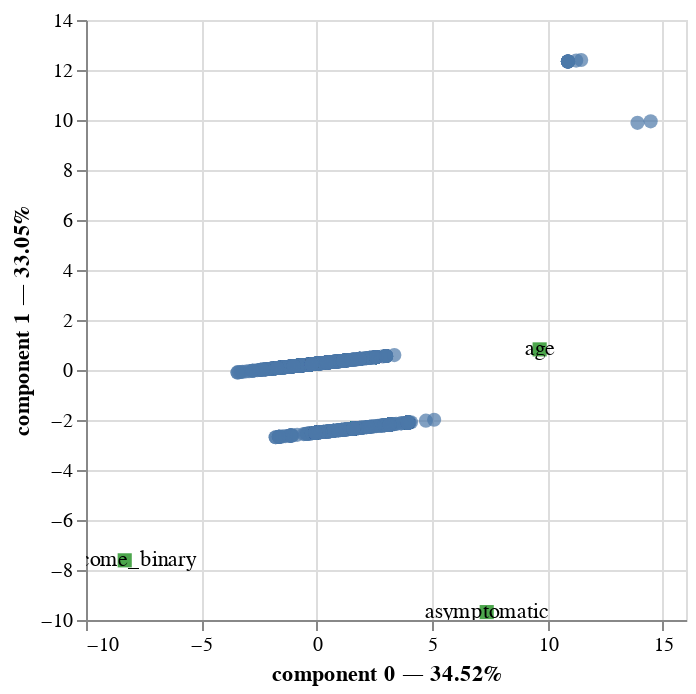

The code cell stored with this chart in its notebook:
### Code cell
pca.plot(
    PCA_dataset,
    x_component=0,
    y_component=1,
    show_column_labels=True
)

### Figure 1 — Vega-Lite specification as saved in the notebook (floating-point values rounded to 4 significant figures; data arrays with more than 128 entries replaced by an {"elided": "..."} marker saying what was removed)
{"config": {"view": {"continuousWidth": 300, "continuousHeight": 300}}, "layer": [{"data": {"name": "data-dfc5e9364dfb24e2d1353d3f7d3d0bc3"}, "mark": {"type": "circle", "size": 50}, "encoding": {"tooltip": [{"field": "index", "type": "quantitative"}, {"field": "component 0", "type": "quantitative"}, {"field": "component 1", "type": "quantitative"}], "x": {"axis": {"title": "component 0 — 34.52%"}, "field": "component 0", "scale": {"zero": false}, "type": "quantitative"}, "y": {"axis": {"title": "component 1 — 33.05%"}, "field": "component 1", "scale": {"zero": false}, "type": "quantitative"}}, "name": "view_1"}, {"data": {"name": "data-7fcef7c07c7ee94094fefca5f8021e42"}, "mark": {"type": "square", "color": "green", "size": 50}, "encoding": {"tooltip": [{"field": "variable", "type": "nominal"}], "x": {"field": "component 0", "scale": {"zero": false}, "type": "quantitative"}, "y": {"field": "component 1", "scale": {"zero": false}, "type": "quantitative"}}}, {"data": {"name": "data-7fcef7c07c7ee94094fefca5f8021e42"}, "mark": {"type": "text"}, "encoding": {"text": {"field": "label", "type": "nominal"}, "tooltip": [{"field": "variable", "type": "nominal"}], "x": {"field": "component 0", "scale": {"zero": false}, "type": "quantitative"}, "y": {"field": "component 1", "scale": {"zero": false}, "type": "quantitative"}}}], "params": [{"name": "param_1", "select": {"type": "interval", "encodings": ["x", "y"]}, "bind": "scales", "views": ["view_1"]}], "$schema": "https://vega.github.io/schema/vega-lite/v5.17.0.json", "datasets": {"data-dfc5e9364dfb24e2d1353d3f7d3d0bc3": {"elided": "5000 records"}, "data-7fcef7c07c7ee94094fefca5f8021e42": [{"variable": "outcome_binary", "component 0": -8.322, "component 1": -7.613, "component 2": -5.745, "label": "outcome_binary"}, {"variable": "age", "component 0": 9.658, "component 1": 0.8243, "component 2": -7.882, "label": "age"}, {"variable": "asymptomatic", "component 0": 7.365, "component 1": -9.684, "component 2": 3.845, "label": "asymptomatic"}]}}
